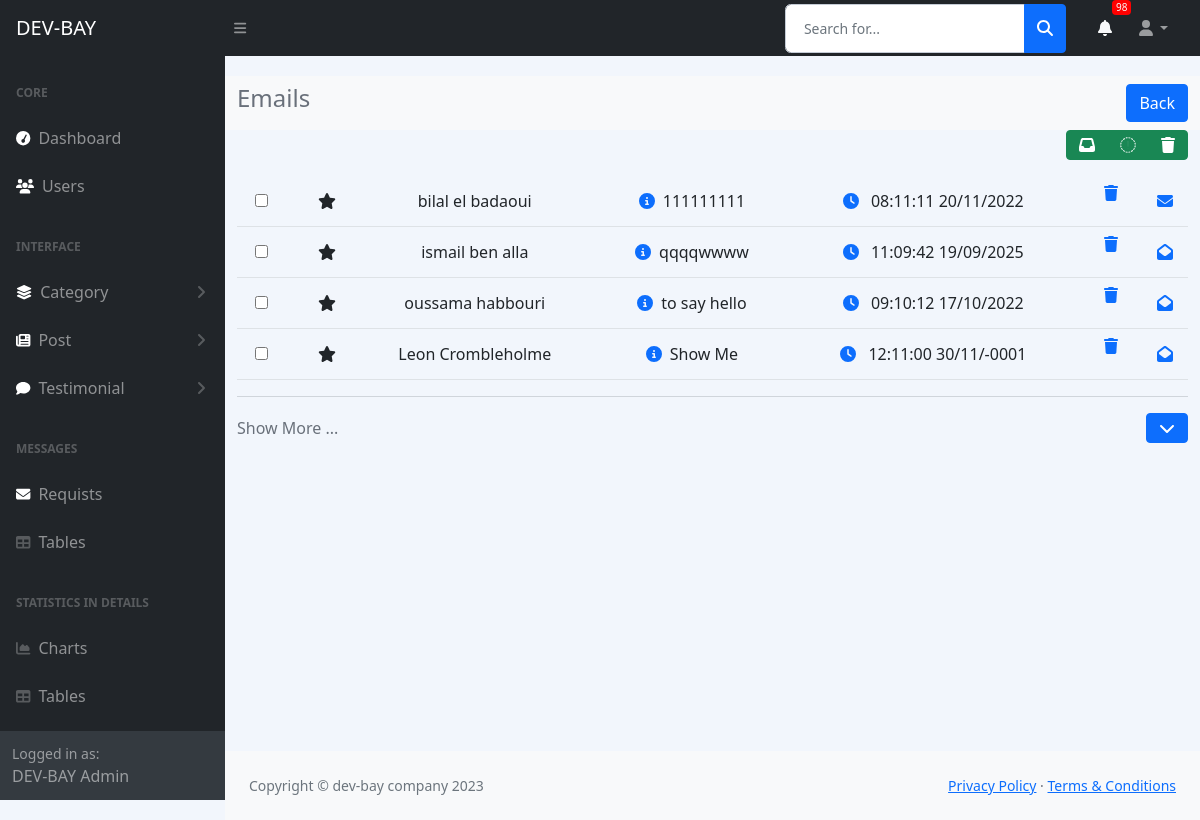
The page /admin/view_email.php (signed in) on the database its author committed.
### tables this page shows
CREATE TABLE `email` (
  `id` int(11) NOT NULL,
  `service` varchar(100) NOT NULL,
  `title` varchar(200) NOT NULL,
  `body` text NOT NULL,
  `state` int(11) NOT NULL DEFAULT 0,
  `email` varchar(200) NOT NULL,
  `fullname` varchar(200) NOT NULL,
  `created_at` datetime NOT NULL DEFAULT current_timestamp()
);

### admin/view_email.php (the view, shortened to what this page needs)
<?php
include('./includes/header.php');
$num_rows = 4;
?>
<div class="container">
    <div class="row">
        <div class="d-flex  justify-content-between bg-light py-2">
            <h4>Emails</h4>
            <a href='./index.php'><button class="btn btn-primary float-end rounded">Back</button></a>
        </div>
        <div class="col-lg-12">
            <div class="btn-toolbar float-end mb-3" role="toolbar">
                <div class="btn-group">
                    <button type="button" class="btn btn-success"><i class="fa fa-inbox"></i></button>
                    <button type="button" class="btn btn-success"><i class="fa fa-mark"></i></button>
                    <button type="button" class="btn btn-success"><i class="fa fa-trash"></i></button>
                </div>
            </div>
        </div>
    </div>
    <div class="panel panel-default m-t-20">
        <div class="panel-body">
            <table class="table table-hover mails">
                <tbody>
                    <?php
                    $Query = "select * from email ORDER by id desc LIMIT $num_rows";
                    $Result = mysqli_query($connection, $Query);
                    if (mysqli_num_rows($Result) > 0) :
                        foreach ($Result as $email) : ?>
                            <tr class="text-center align-middle rounded data_class">
                                <td class="mail-select py-3">
                                    <label class="cr-styled">
                                        <input type="checkbox"><i class="fa"></i>
                                    </label>
                                </td>
                                <td class="mail-rateing">
                                    <i class="fa fa-star"></i>
                                </td>
                                <td>
                                    <?= $email['fullname'] ?>
                                </td>
                                <td>
                                    <i class="fa fa-info-circle me-2 text-primary"></i><?= $email['title'] ?>
                                </td>
                                <td class="text-right"><i class="fa fa-clock me-2 text-primary"></i>
                                    <?php
                                    $date = DateTime::createFromFormat('Y-m-d h:m:s', $email['created_at']);
                                    echo $date->format('h:m:s') . "  ";
                                    echo $date->format('d') . "/" . $date->format('m') . "/" . $date->format('Y');
                                    ?>
                                </td>
                                <td>
                                    <form action="./delete_email.php" method="POST">
                                        <button type="submit" name="delete_btn" value="<?= $email['id'] ?>"
                                            style="background-color: rgba(255, 255, 255, 0); border: none">
                                            <i class="fa fa-trash text-primary"></i>
                                        </button>
                                    </form>
                                </td>
                                <?php if ($email['state'] == '0') : ?>
                                    <td><a href="./view_requist.php?id=<?= $email['id'] ?>"><i class="fa fa-envelope"></a></i></td>
                                <?php else : ?>
                                    <td><a href="./view_requist.php?id=<?= $email['id'] ?>"><i class="fa fa-envelope-open"></a></i></td>
                                <?php endif; ?>
                            </tr>
                        <?php endforeach;
                        ?>
                    <?php endif; ?>
                </tbody>
            </table>
            <hr>
            <div class="d-flex flex-row justify-content-between align-items-center mb-2">
                <div class="shortHint">
                    Show More ...
                </div>
                <div>
                    <button type="button" class="btn btn-primary display_more"><i class="fa fa-chevron-down"></i></button>
                </div>
            </div>
        </div>
    </div>
</div>
<?php
include('./includes/footer.php');
include('./includes/scripts.php');
?>

### admin/includes/header.php (style rules this page uses)
body { margin-top: 20px; background-color: #f2f6fc; color: #69707a; }
input { color: #000 !important; }

### rows shown on the page
email: fullname "bilal el badaoui", title "111111111", created_at "08:11:11", created_at "20", created_at "11", created_at "2022", $email['id'] 135 (drawn)
email: fullname "ismail ben alla", title "qqqqwwww", created_at "11:09:42", created_at "19", created_at "09", created_at "2025", $email['id'] 134 (drawn)
email: fullname "oussama habbouri", title "to say hello", created_at "09:10:12", created_at "17", created_at "10", created_at "2022", $email['id'] 116 (drawn)
email: fullname "Leon Crombleholme", title "Show Me", created_at "12:11:00", created_at "30", created_at "11", created_at "-0001", $email['id'] 106 (drawn)

### other values the page prints
$newReq "98"
